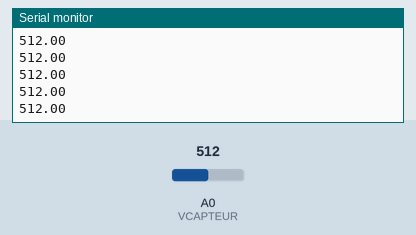
A sketch run on a simulated Arduino Uno, built with avr-gcc and run on an emulated ATmega328P. On the bench: the last lines printed to the serial monitor. The test bench sets the inputs (shaded band); at power-on: A0 (VCAPTEUR) = 512.

Above: at 1.2 s.
1.3 s: A0 (VCAPTEUR) set to 716
At 1.35 s:
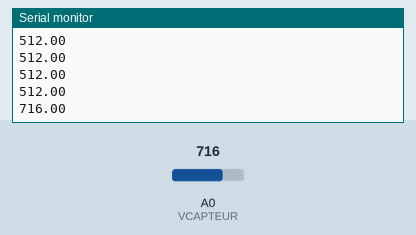
2.8 s: A0 (VCAPTEUR) set to 900
At 2.8 s:
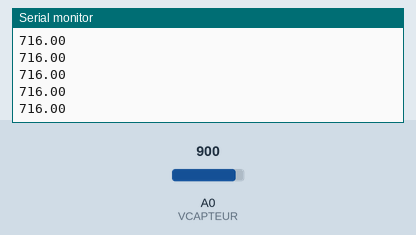
Timing chart, 0 to 5.8 s (numbered marks = the images above; inputs shaded):
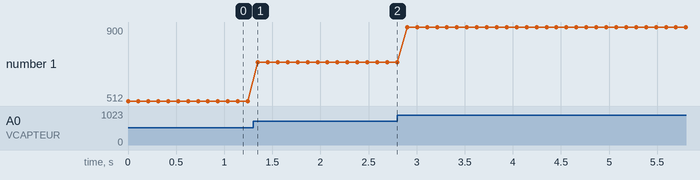

The sketch:

baton.ino
```cpp
// Pin des capteurs
int VCAPTEUR = A0;

// Acquisitions par seconde
int nbParSeconde = 10;
int temps;
int nbmoy = 25;

float potCapteur;

void setup() {
  Serial.begin(9600);
  while (!Serial) {
    ;
  }

  pinMode(VCAPTEUR, INPUT);
}

void loop() {
  potCapteur = 0.0;
  for (int i = 0; i < nbmoy; i++){
    potCapteur += analogRead(VCAPTEUR);
  }

  potCapteur = potCapteur/nbmoy;

  Serial.println(potCapteur);
  temps = 1000/nbParSeconde;
  delay(temps);

}
```

Measured:
- after the input at 1.3 s, the serial monitor: prints a new line after 0.05 s (image 1)
- plotted number 1: 512 → 716 after the input at 1.3 s, 716 → 900 after the input at 2.8 s
